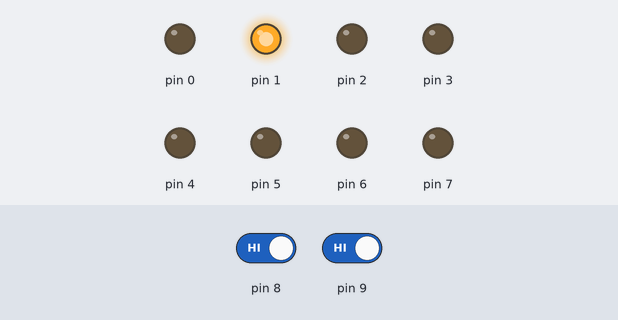
Recording of a sketch running on a simulated Arduino Uno, built with avr-gcc and run on an emulated ATmega328P. Parts: output pins drawn as LEDs (lit = HIGH). Dashed ring = blinking. Inputs (shaded band) come from the test bench; at power-on: pin 8 HIGH, pin 9 HIGH.

Above: at 0.37 s.
1.3 s: pin 8 driven LOW
At 3.6 s:
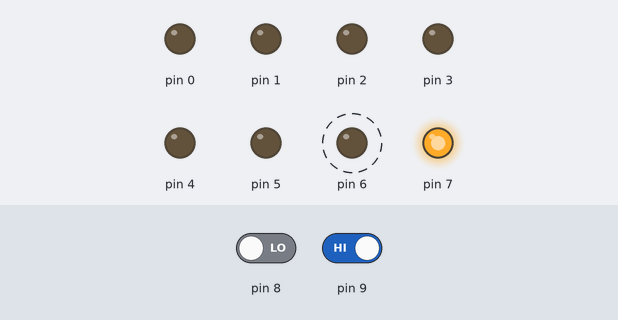
4.8 s: pin 9 driven LOW
At 7.75 s:
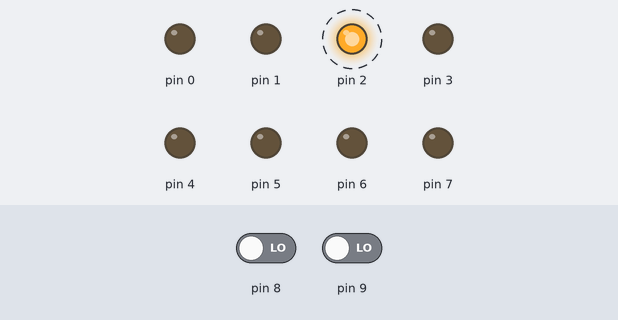
9.0 s: pin 9 driven HIGH
At 12.3 s:
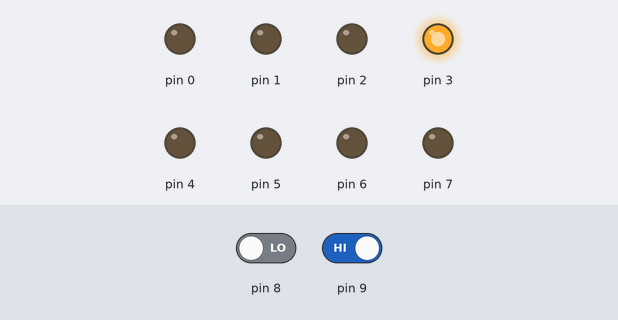
12.5 s: pin 8 driven HIGH
At 14.42 s:
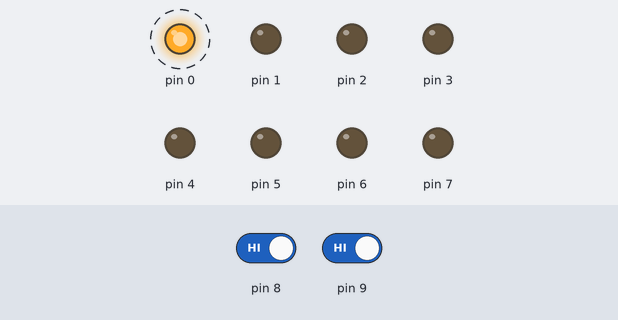
Timing chart, 0 to 17.3 s (numbered marks = the images above; inputs shaded):
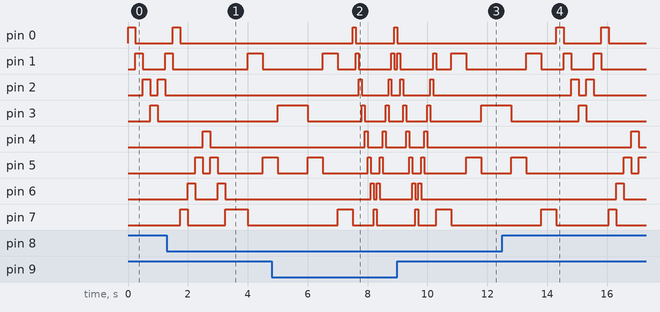

The sketch:

part2.ino
```cpp
void setup()
{
	DDRB = B000000;
  	DDRD = B11111111;
}

void loop()
{
	if((PINB & B000011) == 0)
    {
      for(int i = B00000001; i < B10000000; i = i << 1)
      {
        PORTD = i;
      	delay(100);
      }
      for(int i = B10000000; i > B0000001; i = i >> 1)
      {
     	 PORTD = i;
         delay(100);
      }
    }

  	if( ( PINB & B000011) == 1)
    {
    	for(int i = B10000000; i > B0000000; i = i >> 1)
        {
            PORTD = i;
	        delay(100);
        }
    }

  	if( ( PINB & B000011) == 2)
    {
      	PORTD = B10000000;
      	delay(500);
      	int counter = 0;
    	for(int i = 6; i >= 0; i = i - 2)
        {
        	if(counter % 2 == 0)
            {
              PORTD = PORTD >> i;
            }
          	else
            {
              PORTD = PORTD << i;
            }
          delay(500);
          counter++;
        }

      	for(int j = 2; j <=6; j = j+2)
        {
        	if(counter % 2 == 1)
            {
              PORTD = PORTD >> j;
            }
          	else
            {
              PORTD = PORTD << j;
            }
          delay(500);
          counter++;
        }
    }

  	if((PINB & B000011) == 3)
    {
   		for(int i = B00000001; i < B00001000; i = i << 1)
        {
          PORTD = i;
          delay(250);
        }
        for(int i = B00001000; i >= B00000001; i = i >> 1)
        {
          PORTD = i;
          delay(250);
        }
        for(int i = B10000000; i > B00010000; i = i >> 1)
        {
          PORTD = i;
          delay(250);
        }
        for(int i = B00010000; i <= B10000000; i = i << 1)
        {
          PORTD = i;
          delay(250);
        }
    }
}
```

Measured:
- after the input at 1.3 s, pin 0: goes on until 1.8 s, then stays LOW; pin 2: stops changing and stays LOW; pin 3: stays LOW (without the input it goes to HIGH after 3.0 s)
- after the input at 4.8 s, pin 0: LOW → HIGH after 2.7 s, → LOW 0.10 s later, → HIGH 1.3 s later; pin 2: alternates HIGH for 0.10 s and LOW for 0.90 s, starting after 2.9 s
- after the input at 9.0 s, pin 0: goes on until 9.0 s, then stays LOW; pin 2: goes on until 10.2 s, then stays LOW; pin 4: goes on until 10.0 s, then stays LOW; pin 6: goes on until 9.8 s, then stays LOW
- after the input at 12.5 s, pin 0: alternates HIGH for 0.25 s and LOW for 1.3 s, starting after 1.8 s; pin 2: alternates HIGH for 0.25 s and LOW for 0.25 s, 4 changes in all, then stays LOW, starting after 2.3 s; pin 4: LOW → HIGH after 4.3 s, → LOW 0.25 s later; pin 6: LOW → HIGH after 3.8 s, → LOW 0.25 s later
- by itself, pin 1: repeats every 1.0 s: LOW 0.75 s, HIGH 0.25 s
- by itself, pin 2: alternates HIGH for 0.25 s and LOW for 0.25 s
- by itself, pin 6: alternates HIGH for 0.25 s and LOW for 0.75 s, 4 changes in all, then stays LOW
